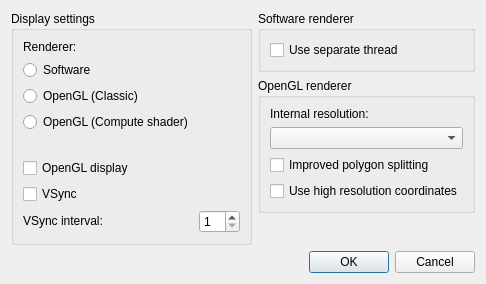
<?xml version="1.0" encoding="UTF-8"?>
<ui version="4.0">
 <class>VideoSettingsDialog</class>
 <widget class="QDialog" name="VideoSettingsDialog">
  <property name="geometry">
   <rect>
    <x>0</x>
    <y>0</y>
    <width>514</width>
    <height>316</height>
   </rect>
  </property>
  <property name="sizePolicy">
   <sizepolicy hsizetype="Preferred" vsizetype="Preferred">
    <horstretch>0</horstretch>
    <verstretch>0</verstretch>
   </sizepolicy>
  </property>
  <property name="windowTitle">
   <string>Video settings - melonDS</string>
  </property>
  <layout class="QGridLayout" name="gridLayout">
   <property name="sizeConstraint">
    <enum>QLayout::SizeConstraint::SetFixedSize</enum>
   </property>
   <property name="horizontalSpacing">
    <number>6</number>
   </property>
   <item row="1" column="1">
    <widget class="QGroupBox" name="groupBox_3">
     <property name="title">
      <string>OpenGL renderer</string>
     </property>
     <layout class="QGridLayout" name="gridLayout_4">
      <item row="0" column="0">
       <widget class="QLabel" name="label_3">
        <property name="text">
         <string>Internal resolution:</string>
        </property>
       </widget>
      </item>
      <item row="2" column="0">
       <widget class="QCheckBox" name="cbBetterPolygons">
        <property name="whatsThis">
         <string>&lt;html&gt;&lt;head/&gt;&lt;body&gt;&lt;p&gt;Enabling this may help reduce distortion on quads and more complex polygons, but may also reduce performance.&lt;/p&gt;&lt;/body&gt;&lt;/html&gt;</string>
        </property>
        <property name="text">
         <string>Improved polygon splitting</string>
        </property>
       </widget>
      </item>
      <item row="1" column="0">
       <widget class="QComboBox" name="cbxGLResolution">
        <property name="whatsThis">
         <string>&lt;html&gt;&lt;head/&gt;&lt;body&gt;&lt;p&gt;The resolution at which the 3D graphics will be rendered. Higher resolutions improve graphics quality when the main window is enlarged, but may also cause glitches.&lt;/p&gt;&lt;/body&gt;&lt;/html&gt;</string>
        </property>
       </widget>
      </item>
      <item row="3" column="0">
       <widget class="QCheckBox" name="cbxComputeHiResCoords">
        <property name="text">
         <string>Use high resolution coordinates</string>
        </property>
       </widget>
      </item>
     </layout>
    </widget>
   </item>
   <item row="0" column="1">
    <widget class="QGroupBox" name="groupBox_2">
     <property name="title">
      <string>Software renderer</string>
     </property>
     <layout class="QGridLayout" name="gridLayout_3">
      <item row="0" column="0">
       <widget class="QCheckBox" name="cbSoftwareThreaded">
        <property name="whatsThis">
         <string>&lt;html&gt;&lt;head/&gt;&lt;body&gt;&lt;p&gt;Run the software renderer on a separate thread. Yields better performance on multi-core CPUs.&lt;/p&gt;&lt;/body&gt;&lt;/html&gt;</string>
        </property>
        <property name="text">
         <string>Use separate thread</string>
        </property>
       </widget>
      </item>
     </layout>
    </widget>
   </item>
   <item row="4" column="0" colspan="2">
    <widget class="QDialogButtonBox" name="buttonBox">
     <property name="orientation">
      <enum>Qt::Orientation::Horizontal</enum>
     </property>
     <property name="standardButtons">
      <set>QDialogButtonBox::StandardButton::Cancel|QDialogButtonBox::StandardButton::Ok</set>
     </property>
    </widget>
   </item>
   <item row="0" column="0" rowspan="3" alignment="Qt::AlignmentFlag::AlignTop">
    <widget class="QGroupBox" name="groupBox">
     <property name="title">
      <string>Display settings</string>
     </property>
     <layout class="QGridLayout" name="gridLayout_2">
      <item row="7" column="1">
       <widget class="QSpinBox" name="sbVSyncInterval">
        <property name="whatsThis">
         <string>&lt;html&gt;&lt;head/&gt;&lt;body&gt;&lt;p&gt;The interval at which to synchronize to the monitor's refresh rate. Set to 1 for a 60Hz monitor, 2 for 120Hz, ...&lt;/p&gt;&lt;/body&gt;&lt;/html&gt;</string>
        </property>
        <property name="minimum">
         <number>1</number>
        </property>
        <property name="maximum">
         <number>20</number>
        </property>
       </widget>
      </item>
      <item row="5" column="0" colspan="2">
       <widget class="QCheckBox" name="cbGLDisplay">
        <property name="whatsThis">
         <string>&lt;html&gt;&lt;head/&gt;&lt;body&gt;&lt;p&gt;Use OpenGL to draw the DS screens to the main window. May result in better frame pacing. Mandatory when using the OpenGL 3D renderer.&lt;/p&gt;&lt;/body&gt;&lt;/html&gt;</string>
        </property>
        <property name="text">
         <string>OpenGL display</string>
        </property>
       </widget>
      </item>
      <item row="4" column="0" colspan="2">
       <spacer name="verticalSpacer">
        <property name="orientation">
         <enum>Qt::Orientation::Vertical</enum>
        </property>
        <property name="sizeType">
         <enum>QSizePolicy::Policy::Fixed</enum>
        </property>
        <property name="sizeHint" stdset="0">
         <size>
          <width>20</width>
          <height>20</height>
         </size>
        </property>
       </spacer>
      </item>
      <item row="6" column="0" colspan="2">
       <widget class="QCheckBox" name="cbVSync">
        <property name="whatsThis">
         <string>&lt;html&gt;&lt;head/&gt;&lt;body&gt;&lt;p&gt;When using OpenGL, synchronize the video output to your monitor's refresh rate.&lt;/p&gt;&lt;/body&gt;&lt;/html&gt;</string>
        </property>
        <property name="text">
         <string>VSync</string>
        </property>
       </widget>
      </item>
      <item row="7" column="0">
       <widget class="QLabel" name="label_2">
        <property name="sizePolicy">
         <sizepolicy hsizetype="Fixed" vsizetype="Fixed">
          <horstretch>0</horstretch>
          <verstretch>0</verstretch>
         </sizepolicy>
        </property>
        <property name="whatsThis">
         <string>&lt;html&gt;&lt;head/&gt;&lt;body&gt;&lt;p&gt;The interval at which to synchronize to the monitor's refresh rate. Set to 1 for a 60Hz monitor, 2 for 120Hz, ...&lt;/p&gt;&lt;/body&gt;&lt;/html&gt;</string>
        </property>
        <property name="text">
         <string>VSync interval:</string>
        </property>
       </widget>
      </item>
      <item row="2" column="0" colspan="2">
       <widget class="QRadioButton" name="rb3DOpenGL">
        <property name="whatsThis">
         <string>&lt;html&gt;&lt;head/&gt;&lt;body&gt;&lt;p&gt;The OpenGL renderer may be faster than software and supports graphical enhancements, but is more prone to glitches.&lt;/p&gt;&lt;/body&gt;&lt;/html&gt;</string>
        </property>
        <property name="text">
         <string>OpenGL (Classic)</string>
        </property>
       </widget>
      </item>
      <item row="1" column="0" colspan="2">
       <widget class="QRadioButton" name="rb3DSoftware">
        <property name="whatsThis">
         <string>&lt;html&gt;&lt;head/&gt;&lt;body&gt;&lt;p&gt;The software renderer is more accurate and less prone to rendering glitches, but requires more CPU power.&lt;/p&gt;&lt;/body&gt;&lt;/html&gt;</string>
        </property>
        <property name="text">
         <string>Software</string>
        </property>
       </widget>
      </item>
      <item row="0" column="0" colspan="2">
       <widget class="QLabel" name="label">
        <property name="text">
         <string>Renderer:</string>
        </property>
       </widget>
      </item>
      <item row="3" column="0">
       <widget class="QRadioButton" name="rb3DCompute">
        <property name="text">
         <string>OpenGL (Compute shader)</string>
        </property>
       </widget>
      </item>
     </layout>
    </widget>
   </item>
  </layout>
 </widget>
 <tabstops>
  <tabstop>rb3DSoftware</tabstop>
  <tabstop>rb3DOpenGL</tabstop>
  <tabstop>cbGLDisplay</tabstop>
  <tabstop>cbVSync</tabstop>
  <tabstop>sbVSyncInterval</tabstop>
  <tabstop>cbSoftwareThreaded</tabstop>
  <tabstop>cbxGLResolution</tabstop>
  <tabstop>cbBetterPolygons</tabstop>
 </tabstops>
 <resources/>
 <connections>
  <connection>
   <sender>buttonBox</sender>
   <signal>accepted()</signal>
   <receiver>VideoSettingsDialog</receiver>
   <slot>accept()</slot>
   <hints>
    <hint type="sourcelabel">
     <x>248</x>
     <y>254</y>
    </hint>
    <hint type="destinationlabel">
     <x>157</x>
     <y>274</y>
    </hint>
   </hints>
  </connection>
  <connection>
   <sender>buttonBox</sender>
   <signal>rejected()</signal>
   <receiver>VideoSettingsDialog</receiver>
   <slot>reject()</slot>
   <hints>
    <hint type="sourcelabel">
     <x>316</x>
     <y>260</y>
    </hint>
    <hint type="destinationlabel">
     <x>286</x>
     <y>274</y>
    </hint>
   </hints>
  </connection>
 </connections>
</ui>
